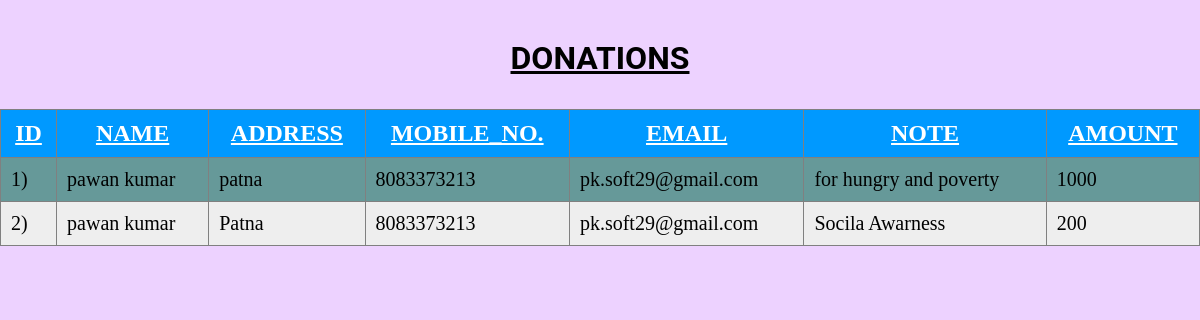
/donated.php (signed in), run on the app's committed database.
### tables this page shows
CREATE TABLE `donate` (
  `id` int(6) NOT NULL,
  `amount` int(6) NOT NULL,
  `fname` varchar(30) NOT NULL,
  `lname` varchar(30) DEFAULT NULL,
  `email` varchar(60) NOT NULL,
  `phone` varchar(10) NOT NULL,
  `address` varchar(100) DEFAULT NULL,
  `note` varchar(300) NOT NULL
);

### donated.php (the view, shortened to what this page needs)
<html>
 <head>
<link rel="stylesheet" href="style.css">
</head>
<body style="background-color:#edd2ff")>
	<FORM method="GET" name="donate">
	<h3><center><b><u>DONATIONS</b></u></center></h3>
	<table border="1">
	<thead>
	<th><u>ID</u></th>
	<th><u>NAME</u></th>
	<th><u>ADDRESS</u></th>
	<th><u>MOBILE_NO.</u></th>
	<th><u>EMAIL</u></th>
	<th><u>NOTE</u></th>
	<th><u>AMOUNT</u></th>
	</thead>
<?php
$conn=mysqli_connect("localhost","root","","project");
?>
<?php
$sql="select * from donate";
$res=mysqli_query($conn,$sql);
if(mysqli_num_rows($res)>0)
{
	while($newArray=mysqli_fetch_array($res,MYSQLI_ASSOC))
	{
		if(strlen($newArray['fname'])>1)
		{
		echo"<tr>
		<td>".$newArray['id'].")</td>
		<td>".$newArray['fname']."
		".$newArray['lname']."</td>
		<td>".$newArray['address']."</td>
		<td>".$newArray['phone']."</td>
		<td>".$newArray['email']."</td>
		<td>".$newArray['note']."</td>
		<td>".$newArray['amount']."</td>
		</tr>";
		}
	}
}
else{
echo "No Data Found!!";
}
?>
</table>
</form>
</body>
</html>

### style.css (style rules this page uses)
body { margin: 0; padding: 0; background: #ffffff; font-size: 16px; font-family: 'Roboto', sans-serif; font-weight: 300; }
h3 { margin-top:20px; font-size:32px; }
table { border-collapse: collapse; width:100%; font-size:20; font-family:timeNewRomen; }
td { padding:10px; height:40px; }
th { font-size:24px; color:#ffffff; text-align:center; height:40px; background-color:#0099ff; padding:10px; }
tr:nth-child(even) { background-color:#eeeeee }
tr:nth-child(odd) { background-color:#669999 }

### data on the page
donate: id "1", fname "pawan", lname "kumar", address "patna", phone "8083373213", email "pk.soft29@gmail.com", note "for hungry and poverty", amount "1000"
donate: id "2", fname "pawan", lname "kumar", address "Patna", phone "8083373213", email "pk.soft29@gmail.com", note "Socila Awarness", amount "200"
